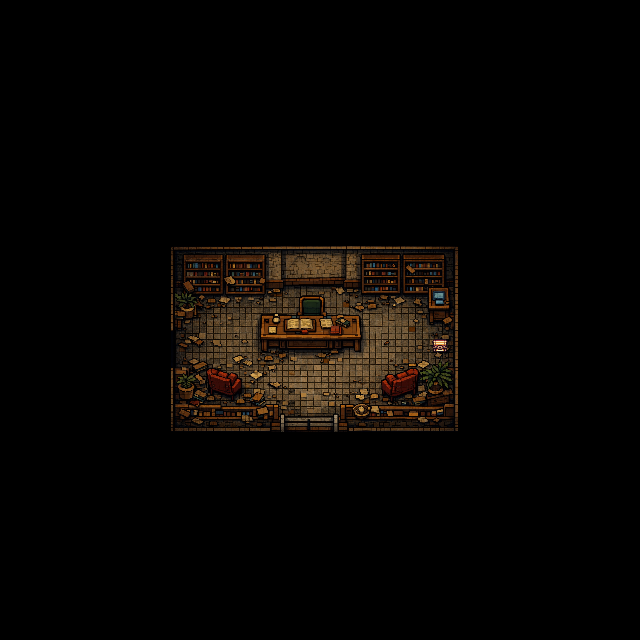

The image is a tile-based game level rendered from a .tmx file. Its description and source (layers, tilesets, objects; grid data summarised) follow:
An orthogonal 40x40 tile map with 16x16 px tiles, 2 tile layers (Calque de Tuiles 1, Calque de Tuiles 2), 2 tilesets and 46 objects (43x collision, exit_school_desk, spawn_school_desk, enemy_spawn).

<map version="1.10" tiledversion="1.11.2" orientation="orthogonal" renderorder="right-down" width="40" height="40" tilewidth="16" tileheight="16" infinite="0" nextlayerid="6" nextobjectid="54">
 <tileset firstgid="1" source="School-desk_.tsx" />
 <tileset firstgid="401" source="All_Chest_Sprites_Combined.tsx" />
 <layer id="1" name="Calque de Tuiles 1" width="40" height="40">
  <data>[1600 cells, 228 non-empty, 228 distinct tile ids]</data>
 </layer>
 <layer id="4" name="Calque de Tuiles 2" width="40" height="40">
  <data>[1600 cells, 1 non-empty, 1 distinct tile ids]</data>
 </layer>
 <objectgroup id="3" name="Calque d'Objets 1">
  <object id="1" type="collision" x="171" y="245.667" width="93.3333" height="49.6667" />
  <object id="2" type="collision" x="263.667" y="246.333" width="21" height="42" />
  <object id="3" type="collision" x="281.333" y="246.667" width="62.3333" height="38.3333" />
  <object id="4" type="collision" x="345.333" y="246.667" width="112.667" height="44" />
  <object id="5" type="collision" x="453.667" y="289" width="4.66667" height="141.667" />
  <object id="6" type="collision" x="168.667" y="402.333" width="109.333" height="30.3333" />
  <object id="7" type="collision" x="276.333" y="415" width="65.3333" height="18" />
  <object id="8" type="collision" x="340" y="405" width="118.667" height="26.6667" />
  <object id="10" type="collision" x="170" y="294" width="3.66667" height="36" />
  <object id="11" type="collision" x="170.333" y="368.667" width="3.33333" height="39" />
  <object id="12" type="collision" x="176" y="373" width="20.6667" height="27.6667" />
  <object id="14" type="collision" x="206.75" y="370.125" width="10.25" height="19.875" />
  <object id="15" type="collision" x="217" y="372.875" width="11.625" height="20.625" />
  <object id="16" type="collision" x="228.625" y="375.375" width="5.5" height="19.875" />
  <object id="17" type="collision" x="233.75" y="379" width="7.75" height="11.25" />
  <object id="18" type="collision" x="230.125" y="372.625" width="7.5" height="7.625" />
  <object id="19" type="collision" x="231.375" y="394.75" width="1.875" height="5.875" />
  <object id="20" type="collision" x="211.125" y="389" width="2.125" height="6.75" />
  <object id="22" type="collision" x="381.75" y="380.375" width="12.625" height="15.625" />
  <object id="23" type="collision" x="390" y="395.5" width="3.5" height="6.375" />
  <object id="24" type="collision" x="386" y="374.75" width="11" height="21.5" />
  <object id="25" type="collision" x="396.625" y="374.375" width="7.125" height="20" />
  <object id="26" type="collision" x="399.625" y="372.125" width="17.5" height="7.75" />
  <object id="27" type="collision" x="404.625" y="380.375" width="11.25" height="10.125" />
  <object id="28" type="collision" x="413.375" y="390.5" width="2.25" height="3.875" />
  <object id="29" type="collision" x="406.875" y="369" width="11.875" height="5.25" />
  <object id="30" type="collision" x="420.182" y="370.545" width="32.1818" height="12.1818" />
  <object id="31" type="collision" x="427.273" y="382.364" width="16.7273" height="15.4545" />
  <object id="32" type="collision" x="443.818" y="382.909" width="4.90909" height="4.18182" />
  <object id="33" type="collision" x="431.636" y="364" width="18.3636" height="7.63636" />
  <object id="34" type="collision" x="397.818" y="393.818" width="57.0909" height="12" />
  <object id="35" type="collision" x="414.545" y="385.273" width="39.6364" height="10.9091" />
  <object id="36" type="collision" x="438.727" y="360.909" width="4.72727" height="3.63636" />
  <object id="37" type="collision" x="444.909" y="360.727" width="4.90909" height="3.45455" />
  <object id="38" type="collision" x="429.455" y="289.091" width="18.3636" height="31.6364" />
  <object id="39" type="collision" x="429.818" y="319.636" width="3.81818" height="5.09091" />
  <object id="40" type="collision" x="260.545" y="314.182" width="100.364" height="26.75" />
  <object id="41" type="collision" x="300" y="295.455" width="24.5455" height="18.7273" />
  <object id="45" name="exit_school_desk" x="156.667" y="330.5" width="14.7424" height="38" />
  <object id="46" type="collision" x="174.5" y="294.75" width="23" height="24.75" />
  <object id="47" name="spawn_school_desk" x="194.75" y="345.25">
   <point />
  </object>
  <object id="48" name="chest_desk" type="collision" x="432" y="339.455" width="16.9091" height="13.0909" />
  <object id="51" type="collision" x="153.75" y="317.5" width="12.5" height="61.25" />
  <object id="52" type="collision" x="164.625" y="368.75" width="10.75" height="10" />
  <object id="53" type="collision" x="164.875" y="317" width="8.125" height="12.75" />
 </objectgroup>
 <objectgroup id="5" name="enemy_spawn">
  <object id="50" type="enemy_spawn" x="336" y="372" width="10" height="10" />
 </objectgroup>
</map>
